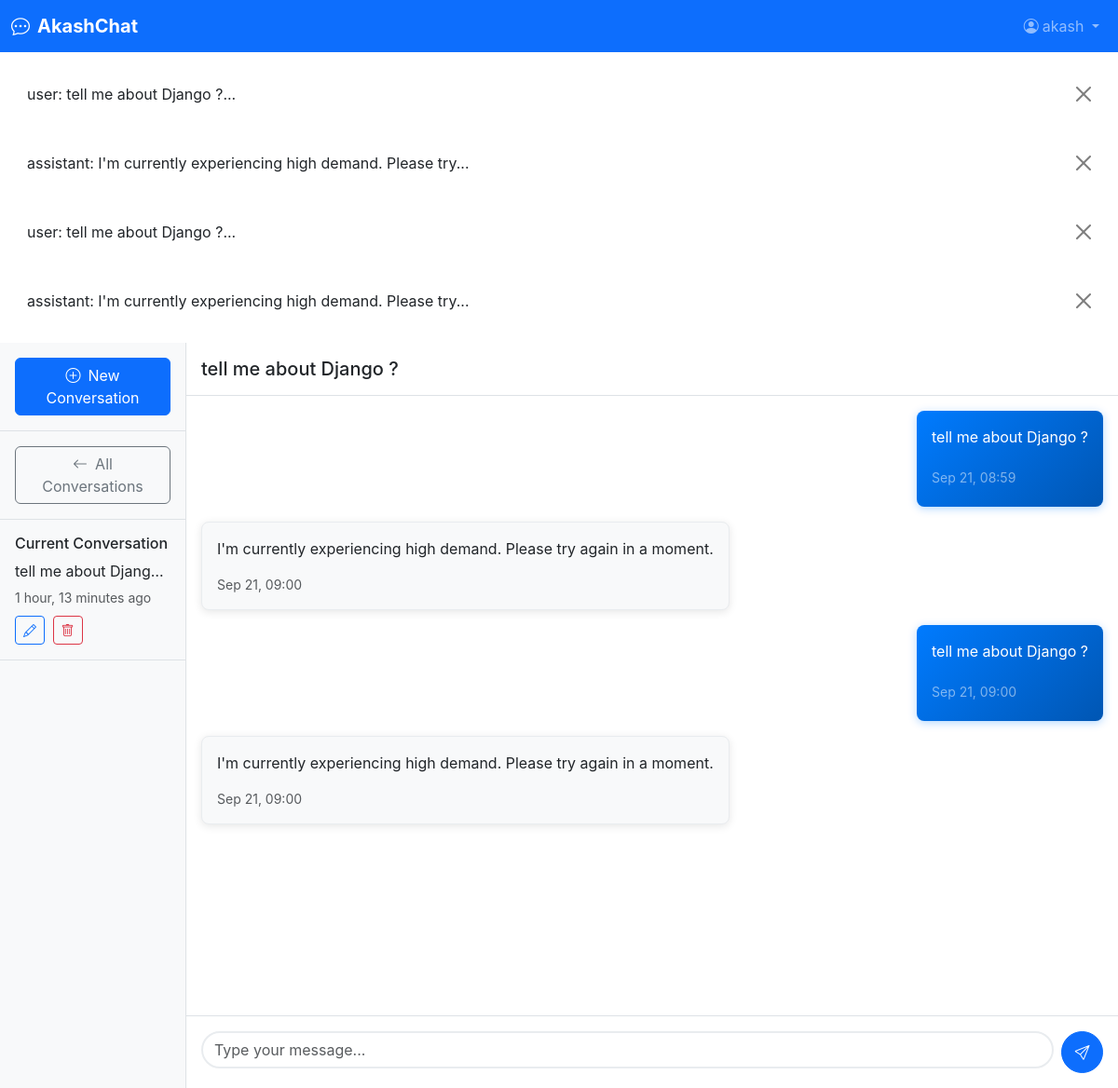
Page /conversations/8/ (signed in) on the committed database.
### chat/models.py (models this page shows, shortened)
class Message(models.Model):
    ROLE_CHOICES = [
        ('user', 'User'),
        ('assistant', 'Assistant'),
        ('system', 'System'),
    ]
    conversation = models.ForeignKey(Conversation, on_delete=models.CASCADE, related_name='messages')
    role = models.CharField(max_length=10, choices=ROLE_CHOICES)
    content = models.TextField()
    created_at = models.DateTimeField(auto_now_add=True)
    edited = models.BooleanField(default=False)
    edited_at = models.DateTimeField(null=True, blank=True)
    previous_content = models.TextField(blank=True, help_text="Stores the previous version when edited")
    superseded = models.BooleanField(default=False)
    replaced_by = models.ForeignKey('self', on_delete=models.SET_NULL, null=True, blank=True,
                                   related_name='replaces')
    parent_user_message = models.ForeignKey('self', on_delete=models.CASCADE, null=True, blank=True,
                                          related_name='assistant_replies')
    class Meta:
        ordering = ['created_at']
    def __str__(self):
        return f"{self.role}: {self.content[:50]}..."

class Conversation(models.Model):
    user = models.ForeignKey(User, on_delete=models.CASCADE, related_name='conversations')
    title = models.CharField(max_length=255, default='New Conversation')
    created_at = models.DateTimeField(auto_now_add=True)
    updated_at = models.DateTimeField(auto_now=True)
    class Meta:
        ordering = ['-updated_at']
    def get_active_messages(self):
        return self.messages.filter(superseded=False).order_by('created_at')

### chat/views.py (the view)
# urls.py: path('conversations/<int:conversation_id>/', views.conversation_detail, name='conversation_detail'),
@login_required
def conversation_detail(request, conversation_id):
    conversation = get_object_or_404(Conversation, id=conversation_id, user=request.user)
    messages_list = conversation.get_active_messages()
    return render(request, 'chat/conversation_detail.html', {
        'conversation': conversation,
        'messages': messages_list
    })

### templates/chat/conversation_detail.html (shortened to what this page needs)
{% extends 'base.html' %}
{% load static %}
{% block main_class %}container-fluid p-0{% endblock %}
{% block content %}
<div class="row g-0 vh-100">
    <div class="col-md-3 col-lg-2 bg-light border-end">
        <div class="d-flex flex-column h-100">
            <div class="p-3 border-bottom">
                <button class="btn btn-primary w-100" id="newConversationBtn">
                    <i class="bi bi-plus-circle me-2"></i>New Conversation
                </button>
            </div>
            <div class="p-3 border-bottom">
                <a href="{% url 'chat:conversation_list' %}" class="btn btn-outline-secondary w-100">
                    <i class="bi bi-arrow-left me-2"></i>All Conversations
                </a>
            </div>
            <div class="p-3 border-bottom">
                <h6 class="mb-2">Current Conversation</h6>
                <p class="mb-1 text-truncate" id="conversationTitle">{{ conversation.title }}</p>
                <small class="text-muted">{{ conversation.updated_at|timesince }} ago</small>
                <div class="mt-2">
                    <button class="btn btn-sm btn-outline-primary me-1" id="renameConversationBtn">
                        <i class="bi bi-pencil"></i>
                    </button>
                    <button class="btn btn-sm btn-outline-danger" id="deleteConversationBtn">
                        <i class="bi bi-trash"></i>
                    </button>
                </div>
            </div>
        </div>
    </div>
    <div class="col-md-9 col-lg-10">
        <div class="d-flex flex-column h-100">
            <div class="bg-white border-bottom p-3">
                <h5 class="mb-0">{{ conversation.title }}</h5>
            </div>
            <div class="flex-grow-1 overflow-auto p-3" id="messagesContainer">
                <div id="messagesList">
                    {% for message in messages %}
                    <div class="message-bubble {{ message.role }}-message mb-3" data-message-id="{{ message.id }}">
                        <div class="d-flex {% if message.role == 'user' %}justify-content-end{% endif %}">
                            <div class="message-content {% if message.role == 'user' %}bg-primary text-white{% else %}bg-light{% endif %} rounded-3 p-3 position-relative" style="max-width: 70%;">
                                <div class="message-text">{{ message.content|linebreaks }}</div>
                                <div class="message-meta d-flex justify-content-between align-items-center mt-2">
                                    <small class="{% if message.role == 'user' %}text-white-50{% else %}text-muted{% endif %}">
                                        {{ message.created_at|date:"M d, H:i" }}
                                    </small>
                                </div>
                            </div>
                        </div>
                    </div>
                    {% endfor %}
                </div>
            </div>
            <div class="bg-white border-top p-3">
                <form id="messageForm" class="d-flex gap-2">
                    <div class="flex-grow-1">
                        <textarea class="form-control" id="messageInput" rows="1"
                                  placeholder="Type your message..." required></textarea>
                    </div>
                    <button type="submit" class="btn btn-primary" id="sendBtn">
                        <i class="bi bi-send"></i>
                    </button>
                </form>
            </div>
        </div>
    </div>
</div>
{% endblock %}

### templates/base.html (shortened to what this page needs)
<!DOCTYPE html>
<html lang="en">
<head>
    <link href="https://cdn.jsdelivr.net/npm/bootstrap@5.3.2/dist/css/bootstrap.min.css" rel="stylesheet">
    <link href="https://cdn.jsdelivr.net/npm/bootstrap-icons@1.11.1/font/bootstrap-icons.css" rel="stylesheet">
    <link href="{% load static %}{% static 'css/style.css' %}" rel="stylesheet">
</head>
<body class="{% block body_class %}{% endblock %}">
    {% if user.is_authenticated %}
    <nav class="navbar navbar-expand-lg navbar-dark bg-primary">
        <div class="container-fluid">
            <a class="navbar-brand fw-bold" href="{% url 'chat:conversation_list' %}">
                <i class="bi bi-chat-dots me-2"></i>AkashChat
            </a>
            <div class="collapse navbar-collapse" id="navbarNav">
                <ul class="navbar-nav ms-auto">
                    <li class="nav-item dropdown">
                        <a class="nav-link dropdown-toggle" href="#" role="button" data-bs-toggle="dropdown">
                            <i class="bi bi-person-circle me-1"></i>{{ user.username }}
                        </a>
                    </li>
                </ul>
            </div>
        </div>
    </nav>
    {% endif %}
    {% if messages %}
    <div class="container-fluid mt-3">
        {% for message in messages %}
        <div class="alert alert-{{ message.tags }} alert-dismissible fade show" role="alert">
            {{ message }}
            <button type="button" class="btn-close" data-bs-dismiss="alert"></button>
        </div>
        {% endfor %}
    </div>
    {% endif %}
    <main class="{% block main_class %}{% endblock %}">
        {% block content %}{% endblock %}
    </main>
    <script src="{% load static %}{% static 'js/app.js' %}"></script>
</body>
</html>

### static/css/style.css (style rules this page uses)
body { font-family: -apple-system, BlinkMacSystemFont, 'Segoe UI', Roboto, 'Helvetica Neue', Arial, sans-serif; }
.vh-100 { height: 100vh; }
.message-bubble { animation: fadeInUp 0.3s ease-out; }
.user-message .message-content { background: linear-gradient(135deg, #007bff 0%, #0056b3 100%); box-shadow: 0 2px 10px rgba(0, 123, 255, 0.3); }
.assistant-message .message-content { background: #f8f9fa; border: 1px solid #e9ecef; box-shadow: 0 2px 10px rgba(0, 0, 0, 0.1); }
#messageInput { resize: none; border-radius: 20px; border: 2px solid #e9ecef; transition: border-color 0.2s ease; max-height: 120px; }
#sendBtn { border-radius: 50%; width: 45px; height: 45px; display: flex; align-items: center; justify-content: center; transition: all 0.2s ease; }
.btn { transition: all 0.2s ease; }

### rows in the picture
Message: role+content "user: tell me about Django ?...", content "tell me about Django ?", created_at "Sep 21, 08:59"
Message: role+content "assistant: I'm currently experiencing high demand. Please try...", content "I'm currently experiencing high demand. Please try again in a moment.", created_at "Sep 21, 09:00"
Message: role+content "user: tell me about Django ?...", content "tell me about Django ?", created_at "Sep 21, 09:00"
Message: role+content "assistant: I'm currently experiencing high demand. Please try...", content "I'm currently experiencing high demand. Please try again in a moment.", created_at "Sep 21, 09:00"
Conversation: title "tell me about Django ?", updated_at "1 hour, 13 minutes"

### other values in the picture
{{ user.username }} "akash"
